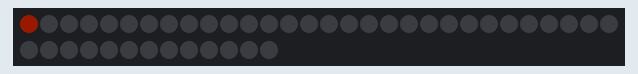
Simulated run of this sketch. Board: ATtiny85, built with avr-gcc and run on an emulated ATtiny85. Parts: 43 RGB LEDs in strip order, left to right, continuing on the next row. Dim RGB values are drawn brighter than linear.

Above: at 0.01 s.
At 0.58 s:
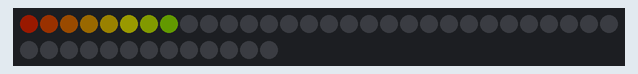
At 1.22 s:
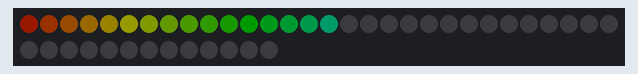
At 1.79 s:
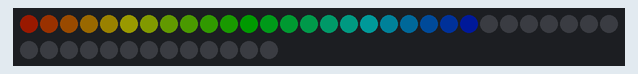
At 2.44 s:
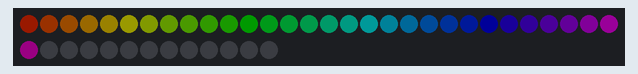
At 39.88 s:
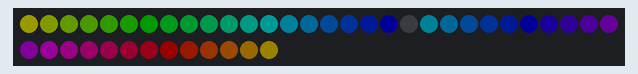

The sketch:

BikeLights5.ino
```cpp
// Adafruit DotStar - Version: 1.0.4
#include <Adafruit_DotStar.h>

#include <Adafruit_DotStar.h>
// Because conditional #includes don't work w/Arduino sketches...
#include <SPI.h>         // COMMENT OUT THIS LINE FOR GEMMA OR TRINKET
//#include <avr/power.h> // ENABLE THIS LINE FOR GEMMA OR TRINKET

#define NUMPIXELS 43 // for 30 LED / M older string

#define LENGTH 42      // Number of LED in second chase
#define LENGTH2 6      // Number of LED in lead chase
#define DELAY 20      // Delay slows down the traveling
//#define DEBUG 1

// My strip is Grn Red Blu order of bits.

Adafruit_DotStar strip = Adafruit_DotStar(NUMPIXELS, DOTSTAR_BRG);

float h1index = 0;
float h1step = 17;
float s1 = 1.0;
float v1 = 0.1;
unsigned long color1 = 0;
int head  = 0, tail = -LENGTH; // Index of first 'on' and 'off' pixels


float h2index = 60;
float h2step = 1.0;
float s2 = 1.0;
float v2 = 0.1;
unsigned long color2 = 0;
int head2  = 0, tail2 = - LENGTH2; // Index of first 'on' and 'off' pixels

float bright=0.1;
float speed = 80;
float shift=10;


typedef struct {
    double r;       // a fraction between 0 and 1
    double g;       // a fraction between 0 and 1
    double b;       // a fraction between 0 and 1
} rgb;

typedef struct {
    double h;       // angle in degrees
    double s;       // a fraction between 0 and 1
    double v;       // a fraction between 0 and 1
} hsv;

static rgb   hsv2rgb(hsv in);

rgb hsv2rgb(hsv in)
{
    double      hh, p, q, t, ff;
    long        i;
    rgb         out;

    if(in.s <= 0.0) {       // < is bogus, just shuts up warnings
        out.r = in.v;
        out.g = in.v;
        out.b = in.v;
        return out;
    }
    hh = in.h;
    if(hh >= 360.0) hh = 0.0;
    hh /= 60.0;
    i = (long)hh;
    ff = hh - i;
    p = in.v * (1.0 - in.s);
    q = in.v * (1.0 - (in.s * ff));
    t = in.v * (1.0 - (in.s * (1.0 - ff)));

    switch(i) {
    case 0:
        out.r = in.v;
        out.g = t;
        out.b = p;
        break;
    case 1:
        out.r = q;
        out.g = in.v;
        out.b = p;
        break;
    case 2:
        out.r = p;
        out.g = in.v;
        out.b = t;
        break;

    case 3:
        out.r = p;
        out.g = q;
        out.b = in.v;
        break;
    case 4:
        out.r = t;
        out.g = p;
        out.b = in.v;
        break;
    case 5:
    default:
        out.r = in.v;
        out.g = p;
        out.b = q;
        break;
    }
    return out;
}

rgb colorOut;
hsv colorIn;

// This function takes floating point values for
// hue = h range 0 to 360
// saturation = s range 0 to 1.0
// value = v range 0 to 1.0
// and returns a 32 bit color code for the RGB values
// needed for the LED string: 0x00GGRRBB
unsigned long getColor(float h, float s, float v){

  unsigned long temp;

  colorIn.h = h;
  colorIn.s = s;
  colorIn.v = v;
  colorOut = hsv2rgb(colorIn);
  colorOut.r *= 255;
  colorOut.g *= 255;
  colorOut.b *= 255;

  temp = colorOut.r;
  temp = temp<<8;
  temp = temp + colorOut.g;
  temp = temp<<8;
  temp = temp + colorOut.b;

  return(temp);
}


void setup() {

#if defined(__AVR_ATtiny85__) && (F_CPU == 16000000L)
  clock_prescale_set(clock_div_1); // Enable 16 MHz on Trinket
#endif

  strip.begin(); // Initialize pins for output
  strip.show();  // Turn all LEDs off ASAP

 head2 = head2 + NUMPIXELS/4;
 tail2 = tail2 + NUMPIXELS/4;


}

void loop() {

  // increment the floating point Hue index, range is 0 to 360
  h1index += shift;
  if(h1index>360) h1index -= 360;
  if(h1index<0) h1index += 360;
  color1 = getColor(h1index,s1,bright);

/*
  h2index += shift;
  if(h2index>360) h2index -= 360;
  if(h2index<0) h2index += 360;
  color2 = getColor(h2index,s2,bright);
*/

  strip.setPixelColor(head, color1); // 'On' pixel at head
  strip.setPixelColor(tail, 0);     // 'Off' pixel at tail
//  strip.setPixelColor(head2, color2); // 'On' pixel at head
//  strip.setPixelColor(tail2, 0);     // 'Off' pixel at tail

  strip.show();                     // Refresh strip
  delay(speed);                        // Variable delay controls apparent speed

  if(++head >= NUMPIXELS) head = 0;
//  if(++head2 >= NUMPIXELS) head2 = 0;
  if(++tail >= NUMPIXELS) tail = 0; // Increment, reset tail index
//  if(++tail2 >= NUMPIXELS) tail2 = 0; // Increment, reset tail index

}
```
